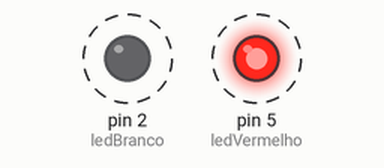
The sketch below on a simulated Arduino Uno, built with avr-gcc and run on an emulated ATmega328P. On the bench: output pins drawn as LEDs (lit = HIGH). Dashed ring = blinking. Random numbers use the default seed unless the sketch sets one; what the sketch prints to the serial monitor is not drawn.

Above: at 0.15 s.
Timing chart, 0 to 3.0 s (numbered marks = the images above):
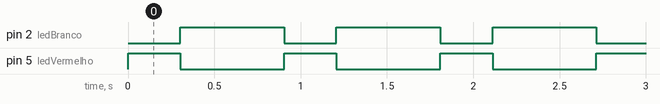

Measured:
- by itself, pin 2 (ledBranco): alternates HIGH for 0.60 s and LOW for 0.30 s
- by itself, pin 5 (ledVermelho): alternates HIGH for 0.30 s and LOW for 0.60 s
- by itself, everything shown: repeats every 0.90 s, in 3 steps

The sketch:

mockEmbarcado.ino
```cpp
int ledBranco = 2;
int ledVermelho = 5;
int Altitude;
int Temperatura;
int Tensao;
int GpsLatitude;
int GpsLongitude;
int GpsAltura;
int GiroscopioR;
int GiroscopioP;
int GiroscopioY;
int AcelerometroR;
int AcelerometroP;
int AcelerometroY;
int MagnetometroR;
int MagnetometroP;
int MagnetometroY;
int cont;
int transmitter[15];

void setup() {
  Serial.begin(9600);
  pinMode(ledBranco, OUTPUT);
  pinMode(ledVermelho, OUTPUT);
}

void loop() {
  digitalWrite(ledVermelho, HIGH);
  Altitude = random(300);
  Temperatura = random(900);
  Tensao = random(1, 4);
  GpsLatitude = random(300);
  GpsLongitude = random(300);
  GpsAltura = random(900);
  GiroscopioR = random(300);
  GiroscopioP = random(300);
  GiroscopioY = random(300);
  AcelerometroR = random(300);
  AcelerometroP = random(300);
  AcelerometroY = random(300);
  MagnetometroP = random(300);
  MagnetometroR = random(300);
  MagnetometroY = random(300);
  cont = cont + 1;
  transmitter[0] = cont;
  transmitter[1] = Altitude;
  transmitter[2] = Temperatura;
  transmitter[3] = Tensao;
  transmitter[4] = GpsLatitude;
  transmitter[5] = GpsLongitude;
  transmitter[6] = GpsAltura;
  transmitter[7] = GiroscopioR;
  transmitter[8] = GiroscopioP;
  transmitter[9] = GiroscopioY;
  transmitter[10] = AcelerometroR;
  transmitter[11] = AcelerometroP;
  transmitter[12] = AcelerometroY;
  transmitter[13] = MagnetometroP;
  transmitter[14] = MagnetometroR;
  transmitter[15] = MagnetometroY;
  for (int i = 0; i < 15; i++) {
    Serial.println(transmitter[i]);
    delay(20);
  }
  digitalWrite(ledVermelho, LOW);
  digitalWrite(ledBranco, HIGH);
  delay(600);
  digitalWrite(ledBranco, LOW);
}
```
